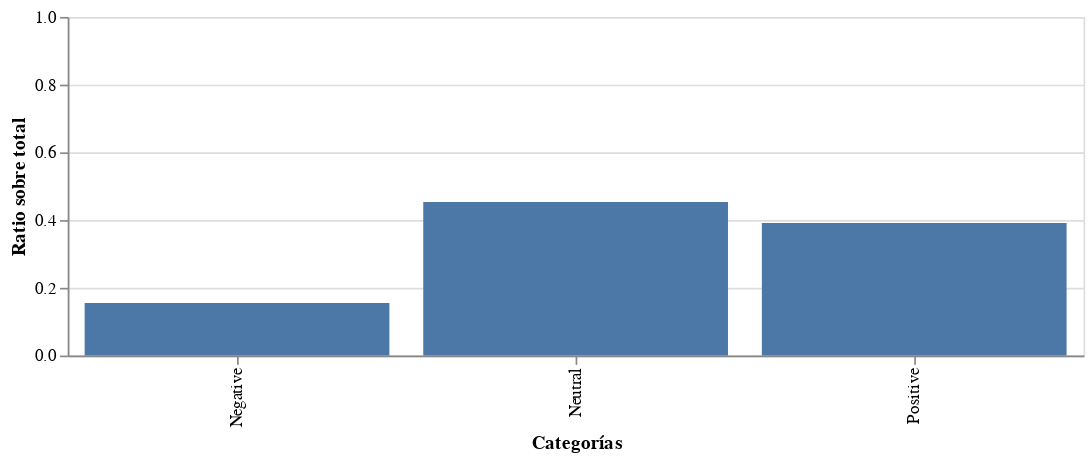

Source (notebook cell):
### Code cell
y = train_df.label.copy()

y[y == 0] = 'Negative'
y[y == 1] = 'Neutral'
y[y == 2] = 'Positive'


# Labels desbalanceadas.
counts = y.value_counts(normalize=True).reset_index()
counts.columns = ['target', 'ratio']

alt.Chart(counts).mark_bar().encode(
    x=alt.X('target:N', title='Categorías'),
    y=alt.Y('ratio:Q', scale=alt.Scale(domain=(0, 1)), title='Ratio sobre total'),
    tooltip=['target', 'ratio']
).properties(width=600, height=200)

### Figure 1 — Vega-Lite specification as saved in the notebook (floating-point values rounded to 4 significant figures)
{"config": {"view": {"continuousWidth": 400, "continuousHeight": 300}}, "data": {"name": "data-31a6dd79f8c346c91b2a4cf8a1e9d982"}, "mark": "bar", "encoding": {"tooltip": [{"field": "target", "type": "nominal"}, {"field": "ratio", "type": "quantitative"}], "x": {"field": "target", "title": "Categorías", "type": "nominal"}, "y": {"field": "ratio", "scale": {"domain": [0, 1]}, "title": "Ratio sobre total", "type": "quantitative"}}, "height": 200, "width": 600, "$schema": "https://vega.github.io/schema/vega-lite/v4.17.0.json", "datasets": {"data-31a6dd79f8c346c91b2a4cf8a1e9d982": [{"target": "Neutral", "ratio": 0.4532}, {"target": "Positive", "ratio": 0.3913}, {"target": "Negative", "ratio": 0.1555}]}}
